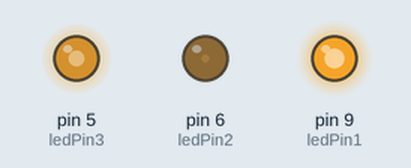
Bench run of a sketch on a simulated Arduino Uno, built with avr-gcc and run on an emulated ATmega328P. Parts: output pins drawn as LEDs (lit = HIGH). Random numbers use the default seed unless the sketch sets one.

Above: at 0.1 s.
At 4.6 s:
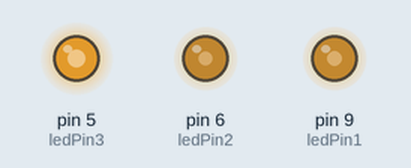
At 9.6 s:
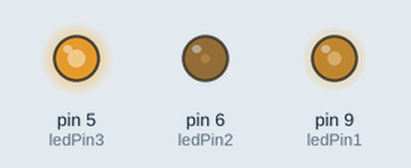
At 19.1 s:
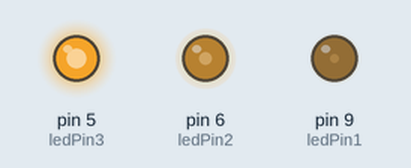
At 28.6 s:
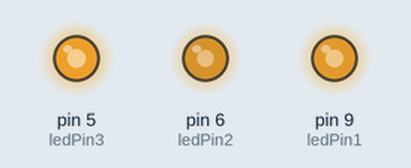
At 39.1 s:
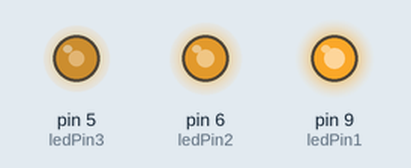
Timing chart, 0 to 40.0 s (numbered marks = the images above):
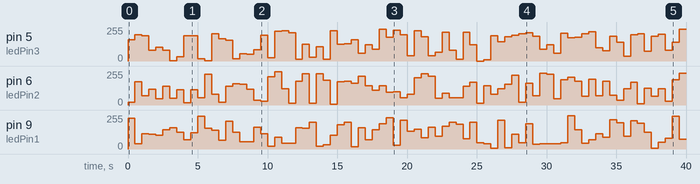

Measured:
- by itself, pin 6 (ledPin2): 0/255 → 19/255 at 0.00 s, → 175/255 0.50 s later, → 68/255 0.50 s later, → 120/255 0.50 s later, … (80 changes in this stretch)
- by itself, pin 5 (ledPin3): 0/255 → 158/255 at 0.00 s, → 197/255 0.50 s later, → 188/255 0.50 s later, → 80/255 0.50 s later, … (80 changes in this stretch)

The sketch:

Arduino.ino
```cpp
// (licence header left out)
// Definimos las variables de tipo entero
int ledPin1 = 9;
int ledPin2 = 6;
int ledPin3 = 5;
int delayTime = 500;

//Este código se ejecuta la primera vez
void setup() {
  // Configuramos los pines en modo salida
  pinMode(ledPin1, OUTPUT);
  pinMode(ledPin2, OUTPUT);
  pinMode(ledPin3, OUTPUT);
  // Inicializamos los pines a un valor BAJO
  analogWrite(ledPin1, 0);
  analogWrite(ledPin2, 0);
  analogWrite(ledPin3, 0);
}

//Este código se ejecuta en bucle repetidamente
void loop() {
  // Escribimos el valor aleatorio en cada pin
  analogWrite(ledPin1, random(0, 255));
  analogWrite(ledPin2, random(0, 255));
  analogWrite(ledPin3, random(0, 255));
  // Esperamos
  delay(delayTime);

}
```
